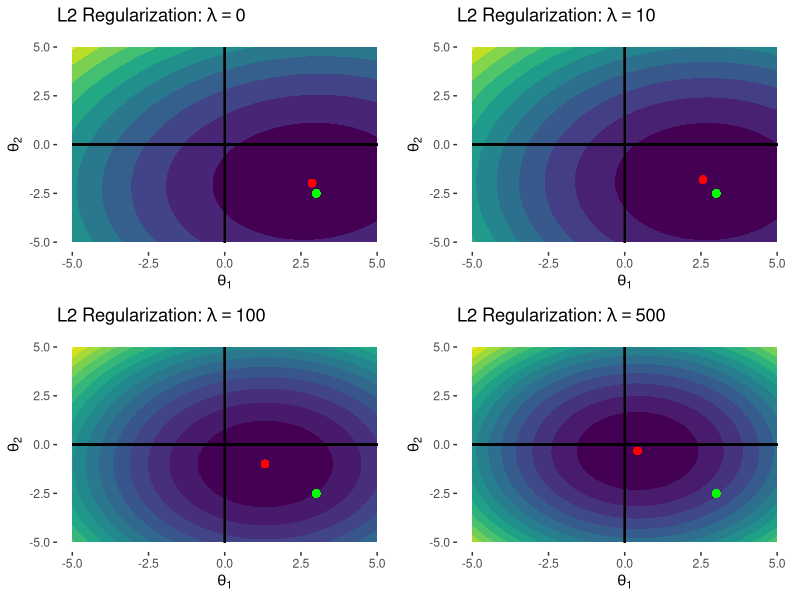
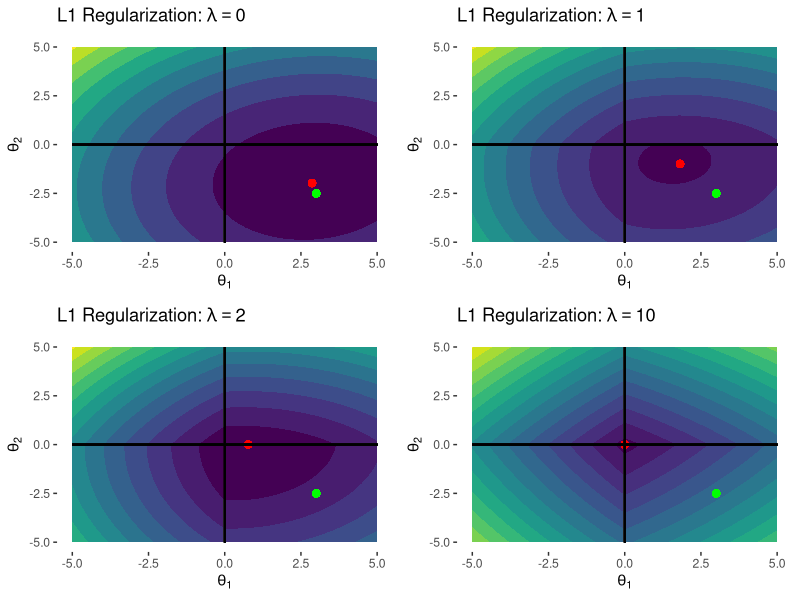

The R source for these figures, in order:
# Load necessary libraries
library(ggplot2)
library(MASS)
library(glmnet)
library(gridExtra)

# Example dataset
set.seed(123)
n <- 100
X <- matrix(rnorm(2 * n), n, 2)
beta_true <- c(3, -2)
y <- X %*% beta_true + rnorm(n)

# Prepare data for contour plot
grid_range <- seq(-5, 5, length.out = 100)
grid_data <- expand.grid(X1 = grid_range, X2 = grid_range)
grid_data$loss <- apply(grid_data, 1, function(vec) {
  sum((y - X %*% vec)^2) / (2 * n)
})


lambdas_l2 <- c(0, 10, 100, 500)
# Ridge regression implementation
ridge_regression <- function(X, y, lambda) {
  n <- nrow(X)
  d <- ncol(X)
  
  # Adding a column of ones for the intercept term
  X_ext <- cbind(1, X)  # Ensure X_ext has n rows and d+1 columns
  
  # Ridge regression closed-form solution
  I <- diag(d + 1)
  I[1, 1] <- 0  # No regularization on the intercept
  
  beta <- solve(t(X_ext) %*% X_ext + lambda * I) %*% t(X_ext) %*% y
  return(beta)
}

# OLS regression implementation
ols_regression <- function(X, y) {
  n <- nrow(X)
  d <- ncol(X)
  
  # Adding a column of ones for the intercept term
  X_ext <- cbind(1, X)
  
  # OLS closed-form solution
  beta <- solve(t(X_ext) %*% X_ext) %*% t(X_ext) %*% y
  return(beta)
}

# Calculate coefficients using ridge_regression for each lambda
coefs_manual <- sapply(lambdas_l2, function(lambda) {
  beta <- ridge_regression(X, y, lambda)
  return(beta[2:3, 1])  # Extract coefficients excluding the intercept
})

coefs_manual <- t(coefs_manual)
coefs_df_manual <- as.data.frame(coefs_manual)
names(coefs_df_manual) <- c("X1", "X2")

# Function to create contour plots for regularized loss
create_reg_contour_plot <- function(coefs, title, lambda, alpha, X, y, grid_range, true_minimizer = c(3, -2.5)) {
  n <- nrow(X)
  d <- ncol(X)
  
  # Make sure coefs is a numeric vector
  coefs <- as.numeric(coefs)
  
  # Define the loss function for OLS
  loss_ols <- function(beta, X, y) {
    X_ext <- cbind(1, X) # Include intercept term
    return(sum((y - X_ext %*% beta)^2) / (2 * n))
  }
  
  # Define the regularized loss function for Ridge
  regularized_loss_ridge <- function(beta, X, y, lambda) {
    ridge_term <- ifelse(alpha == 0, lambda * sum(beta[-1]^2), 0)
    X_ext <- cbind(1, X) # Include intercept term
    return(sum((y - X_ext %*% beta)^2) / (2 * n) + ridge_term)
  }

  # Define the regularized loss function for LASSO
  regularized_loss_lasso <- function(beta, X, y, lambda) {
    lasso_term <- ifelse(alpha == 1, lambda * sum(abs(beta[-1])), 0)
    X_ext <- cbind(1, X) # Include intercept term
    return(sum((y - X_ext %*% beta)^2) / (2 * n) + lasso_term)
  }
  
  # Prepare grid data for contour plot
  grid_data <- expand.grid(X1 = grid_range, X2 = grid_range)
  X_ext <- cbind(1, grid_data)
  
  if(lambda == 0 && alpha == 0) {
    # Use OLS loss function
    beta_center_ols <- c(1, coefs)
    grid_data$reg_loss <- apply(X_ext, 1, function(vec) {
      loss_ols(vec, X, y)  # Directly use vec as beta values
    })
  } else if(alpha == 0) {
    # Use Ridge loss function
    beta_center <- c(1, coefs)
    grid_data$reg_loss <- apply(X_ext, 1, function(vec) {
      regularized_loss_ridge(vec - beta_center, X, y, lambda)
    })
  } else {
    # Use LASSO loss function
    beta_center <- c(1, coefs)
    grid_data$reg_loss <- apply(X_ext, 1, function(vec) {
      regularized_loss_lasso(vec, X, y, lambda)
    })
  }
  
  # Create the contour plot
  plot <- ggplot(grid_data, aes(x = X1, y = X2)) +
    geom_contour_filled(aes(z = reg_loss), breaks = pretty(range(grid_data$reg_loss), n = 15)) +
    geom_point(aes(x = coefs[1], y = coefs[2]), color = "red", size = 2) +
    geom_point(aes(x = true_minimizer[1], y = true_minimizer[2]), color = "green", size = 2) +
    geom_segment(aes(x = 0, y = -5, xend = 0, yend = 5), color = "black", linetype = "solid") +
    geom_segment(aes(x = -5, y = 0, xend = 5, yend = 0), color = "black", linetype = "solid") +
    ggtitle(title) +
    xlab(expression(theta[1])) +
    ylab(expression(theta[2])) +
    theme(panel.grid = element_blank(), panel.background = element_blank(), axis.line = element_blank()) +
    guides(fill = "none")
  
  return(plot)
}


# Calculate coefficients using OLS regression for lambda = 0
coefs_ols <- ols_regression(X, y)[2:3, 1]  # Extract coefficients excluding the intercept

# Create plots for each lambda
plots_l2 <- list()
for (i in 1:length(lambdas_l2)) {
  lambda_value <- lambdas_l2[i]
  title_expression <- bquote("L2 Regularization:" ~ lambda == .(lambda_value))
  
  # Use OLS coefficients for lambda = 0
  if (lambda_value == 0) {
    coefs_to_use <- coefs_ols
  } else {
    coefs_to_use <- coefs_df_manual[i, ]
  }
  
  plots_l2[[i]] <- create_reg_contour_plot(coefs_to_use, title_expression, lambda_value, 0, X, y, grid_range)
}

# Display the grid of contour plots
ridge_contours <- grid.arrange(grobs = plots_l2, ncol = 2, nrow = 2)

ggsave("../figure/ridge_contours.png", plot = ridge_contours, width =9, height = 6)


# Assuming lambdas_l1 contains your lambda values for LASSO
lambdas_l1 <- c(0, 1, 2, 10)

# glmnet requires a matrix for X and a vector for y
X_matrix <- as.matrix(X)
y_vector <- as.vector(y)

# Fit LASSO model for each lambda and extract coefficients
lasso_models <- lapply(lambdas_l1, function(lambda) {
  glmnet(X_matrix, y_vector, alpha = 1, lambda = lambda)
})

coefs_l1 <- sapply(lasso_models, function(model) {
  coef(model)[2:3,1]  # Extracting only the relevant coefficients
})

# Transpose and convert to data frame
coefs_l1 <- t(coefs_l1)
coefs_df_l1 <- as.data.frame(coefs_l1)
names(coefs_df_l1) <- c("X1", "X2")


plots_l1 <- list()
for (i in 1:length(lambdas_l1)) {
  lambda_value <- lambdas_l1[i]
  title_expression <- bquote("L1 Regularization:" ~ lambda == .(lambda_value))
  
  # Use OLS coefficients for lambda = 0
  if (lambda_value == 0) {
    coefs_to_use <- coefs_ols
    plots_l1[[i]] <- create_reg_contour_plot(coefs_to_use, title_expression, lambda_value, 0, X, y, grid_range)
  } else {
    coefs_to_use <- coefs_df_l1[i, ]
  }
  
  plots_l1[[i]] <- create_reg_contour_plot(coefs_to_use, title_expression, lambda_value, 1, X, y, grid_range)
}

# Display the grid of LASSO contour plots
lasso_contours <- grid.arrange(grobs = plots_l1, ncol = 2, nrow = 2)


ggsave("../figure/lasso_contours.png", plot = lasso_contours, width =9, height = 6)

                                 